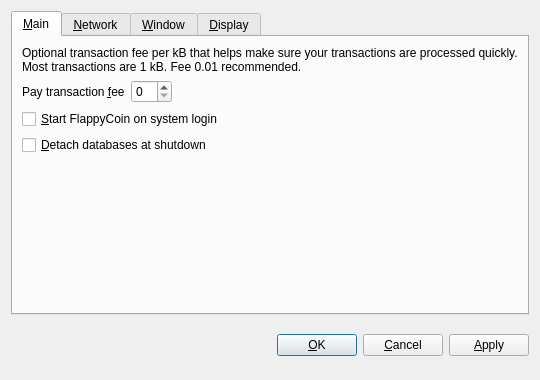
<?xml version="1.0" encoding="UTF-8"?>
<ui version="4.0">
 <class>OptionsDialog</class>
 <widget class="QDialog" name="OptionsDialog">
  <property name="geometry">
   <rect>
    <x>0</x>
    <y>0</y>
    <width>540</width>
    <height>380</height>
   </rect>
  </property>
  <property name="windowTitle">
   <string>Options</string>
  </property>
  <property name="modal">
   <bool>true</bool>
  </property>
  <layout class="QVBoxLayout" name="verticalLayout">
   <item>
    <widget class="QTabWidget" name="tabWidget">
     <property name="tabPosition">
      <enum>QTabWidget::North</enum>
     </property>
     <property name="currentIndex">
      <number>0</number>
     </property>
     <widget class="QWidget" name="tabMain">
      <attribute name="title">
       <string>&amp;Main</string>
      </attribute>
      <layout class="QVBoxLayout" name="verticalLayout_Main">
       <item>
        <widget class="QLabel" name="transactionFeeInfoLabel">
         <property name="text">
          <string>Optional transaction fee per kB that helps make sure your transactions are processed quickly. Most transactions are 1 kB. Fee 0.01 recommended.</string>
         </property>
         <property name="textFormat">
          <enum>Qt::PlainText</enum>
         </property>
         <property name="wordWrap">
          <bool>true</bool>
         </property>
        </widget>
       </item>
       <item>
        <layout class="QHBoxLayout" name="horizontalLayout_Main">
         <item>
          <widget class="QLabel" name="transactionFeeLabel">
           <property name="text">
            <string>Pay transaction &amp;fee</string>
           </property>
           <property name="textFormat">
            <enum>Qt::PlainText</enum>
           </property>
           <property name="buddy">
            <cstring>transactionFee</cstring>
           </property>
          </widget>
         </item>
         <item>
          <widget class="BitcoinAmountField" name="transactionFee"/>
         </item>
         <item>
          <spacer name="horizontalSpacer_Main">
           <property name="orientation">
            <enum>Qt::Horizontal</enum>
           </property>
           <property name="sizeHint" stdset="0">
            <size>
             <width>40</width>
             <height>20</height>
            </size>
           </property>
          </spacer>
         </item>
        </layout>
       </item>
       <item>
        <widget class="QCheckBox" name="bitcoinAtStartup">
         <property name="toolTip">
          <string>Automatically start FlappyCoin after logging in to the system.</string>
         </property>
         <property name="text">
          <string>&amp;Start FlappyCoin on system login</string>
         </property>
        </widget>
       </item>
       <item>
        <widget class="QCheckBox" name="detachDatabases">
         <property name="toolTip">
          <string>Detach block and address databases at shutdown. This means they can be moved to another data directory, but it slows down shutdown. The wallet is always detached.</string>
         </property>
         <property name="text">
          <string>&amp;Detach databases at shutdown</string>
         </property>
        </widget>
       </item>
       <item>
        <spacer name="verticalSpacer_Main">
         <property name="orientation">
          <enum>Qt::Vertical</enum>
         </property>
         <property name="sizeHint" stdset="0">
          <size>
           <width>20</width>
           <height>40</height>
          </size>
         </property>
        </spacer>
       </item>
      </layout>
     </widget>
     <widget class="QWidget" name="tabNetwork">
      <attribute name="title">
       <string>&amp;Network</string>
      </attribute>
      <layout class="QVBoxLayout" name="verticalLayout_Network">
       <item>
        <widget class="QCheckBox" name="mapPortUpnp">
         <property name="toolTip">
          <string>Automatically open the FlappyCoin client port on the router. This only works when your router supports UPnP and it is enabled.</string>
         </property>
         <property name="text">
          <string>Map port using &amp;UPnP</string>
         </property>
        </widget>
       </item>
       <item>
        <widget class="QCheckBox" name="connectSocks">
         <property name="toolTip">
          <string>Connect to the FlappyCoin network through a SOCKS proxy (e.g. when connecting through Tor).</string>
         </property>
         <property name="text">
          <string>&amp;Connect through SOCKS proxy:</string>
         </property>
        </widget>
       </item>
       <item>
        <layout class="QHBoxLayout" name="horizontalLayout_Network">
         <item>
          <widget class="QLabel" name="proxyIpLabel">
           <property name="text">
            <string>Proxy &amp;IP:</string>
           </property>
           <property name="textFormat">
            <enum>Qt::PlainText</enum>
           </property>
           <property name="buddy">
            <cstring>proxyIp</cstring>
           </property>
          </widget>
         </item>
         <item>
          <widget class="QValidatedLineEdit" name="proxyIp">
           <property name="maximumSize">
            <size>
             <width>140</width>
             <height>16777215</height>
            </size>
           </property>
           <property name="toolTip">
            <string>IP address of the proxy (e.g. 127.0.0.1)</string>
           </property>
          </widget>
         </item>
         <item>
          <widget class="QLabel" name="proxyPortLabel">
           <property name="text">
            <string>&amp;Port:</string>
           </property>
           <property name="textFormat">
            <enum>Qt::PlainText</enum>
           </property>
           <property name="buddy">
            <cstring>proxyPort</cstring>
           </property>
          </widget>
         </item>
         <item>
          <widget class="QLineEdit" name="proxyPort">
           <property name="maximumSize">
            <size>
             <width>55</width>
             <height>16777215</height>
            </size>
           </property>
           <property name="toolTip">
            <string>Port of the proxy (e.g. 9050)</string>
           </property>
          </widget>
         </item>
         <item>
          <widget class="QLabel" name="socksVersionLabel">
           <property name="text">
            <string>SOCKS &amp;Version:</string>
           </property>
           <property name="textFormat">
            <enum>Qt::PlainText</enum>
           </property>
           <property name="buddy">
            <cstring>socksVersion</cstring>
           </property>
          </widget>
         </item>
         <item>
          <widget class="QValueComboBox" name="socksVersion">
           <property name="toolTip">
            <string>SOCKS version of the proxy (e.g. 5)</string>
           </property>
          </widget>
         </item>
         <item>
          <spacer name="horizontalSpacer_Network">
           <property name="orientation">
            <enum>Qt::Horizontal</enum>
           </property>
           <property name="sizeHint" stdset="0">
            <size>
             <width>40</width>
             <height>20</height>
            </size>
           </property>
          </spacer>
         </item>
        </layout>
       </item>
       <item>
        <spacer name="verticalSpacer_Network">
         <property name="orientation">
          <enum>Qt::Vertical</enum>
         </property>
         <property name="sizeHint" stdset="0">
          <size>
           <width>20</width>
           <height>40</height>
          </size>
         </property>
        </spacer>
       </item>
      </layout>
     </widget>
     <widget class="QWidget" name="tabWindow">
      <attribute name="title">
       <string>&amp;Window</string>
      </attribute>
      <layout class="QVBoxLayout" name="verticalLayout_Window">
       <item>
        <widget class="QCheckBox" name="minimizeToTray">
         <property name="toolTip">
          <string>Show only a tray icon after minimizing the window.</string>
         </property>
         <property name="text">
          <string>&amp;Minimize to the tray instead of the taskbar</string>
         </property>
        </widget>
       </item>
       <item>
        <widget class="QCheckBox" name="minimizeOnClose">
         <property name="toolTip">
          <string>Minimize instead of exit the application when the window is closed. When this option is enabled, the application will be closed only after selecting Quit in the menu.</string>
         </property>
         <property name="text">
          <string>M&amp;inimize on close</string>
         </property>
        </widget>
       </item>
       <item>
        <spacer name="verticalSpacer_Window">
         <property name="orientation">
          <enum>Qt::Vertical</enum>
         </property>
         <property name="sizeHint" stdset="0">
          <size>
           <width>20</width>
           <height>40</height>
          </size>
         </property>
        </spacer>
       </item>
      </layout>
     </widget>
     <widget class="QWidget" name="tabDisplay">
      <attribute name="title">
       <string>&amp;Display</string>
      </attribute>
      <layout class="QVBoxLayout" name="verticalLayout_Display">
       <item>
        <layout class="QHBoxLayout" name="horizontalLayout_1_Display">
         <item>
          <widget class="QLabel" name="langLabel">
           <property name="text">
            <string>User Interface &amp;language:</string>
           </property>
           <property name="textFormat">
            <enum>Qt::PlainText</enum>
           </property>
           <property name="buddy">
            <cstring>lang</cstring>
           </property>
          </widget>
         </item>
         <item>
          <widget class="QValueComboBox" name="lang">
           <property name="toolTip">
            <string>The user interface language can be set here. This setting will take effect after restarting FlappyCoin.</string>
           </property>
          </widget>
         </item>
        </layout>
       </item>
       <item>
        <layout class="QHBoxLayout" name="horizontalLayout_2_Display">
         <item>
          <widget class="QLabel" name="unitLabel">
           <property name="text">
            <string>&amp;Unit to show amounts in:</string>
           </property>
           <property name="textFormat">
            <enum>Qt::PlainText</enum>
           </property>
           <property name="buddy">
            <cstring>unit</cstring>
           </property>
          </widget>
         </item>
         <item>
          <widget class="QValueComboBox" name="unit">
           <property name="toolTip">
            <string>Choose the default subdivision unit to show in the interface and when sending coins.</string>
           </property>
          </widget>
         </item>
        </layout>
       </item>
       <item>
        <widget class="QCheckBox" name="displayAddresses">
         <property name="toolTip">
          <string>Whether to show FlappyCoin addresses in the transaction list or not.</string>
         </property>
         <property name="text">
          <string>&amp;Display addresses in transaction list</string>
         </property>
        </widget>
       </item>
       <item>
        <widget class="QCheckBox" name="coinControlFeatures">
         <property name="toolTip">
          <string>Whether to show coin control features or not.</string>
         </property>
         <property name="text">
          <string>Display coin &amp;control features (experts only!)</string>
         </property>
        </widget>
       </item>
       <item>
        <widget class="QCheckBox" name="showShopDonate">
         <property name="text">
          <string>Show Shop Donate (Requires restart)</string>
         </property>
        </widget>
       </item>
       <item>
        <widget class="QCheckBox" name="showOverviewNews">
         <property name="text">
          <string>Show overview news (Requires restart)</string>
         </property>
        </widget>
       </item>
       <item>
        <spacer name="verticalSpacer_Display">
         <property name="orientation">
          <enum>Qt::Vertical</enum>
         </property>
         <property name="sizeHint" stdset="0">
          <size>
           <width>20</width>
           <height>40</height>
          </size>
         </property>
        </spacer>
       </item>
      </layout>
     </widget>
    </widget>
   </item>
   <item>
    <layout class="QHBoxLayout" name="horizontalLayout_Buttons">
     <item>
      <spacer name="horizontalSpacer_1">
       <property name="orientation">
        <enum>Qt::Horizontal</enum>
       </property>
       <property name="sizeHint" stdset="0">
        <size>
         <width>40</width>
         <height>48</height>
        </size>
       </property>
      </spacer>
     </item>
     <item>
      <widget class="QLabel" name="statusLabel">
       <property name="font">
        <font>
         <weight>75</weight>
         <bold>true</bold>
        </font>
       </property>
       <property name="text">
        <string/>
       </property>
       <property name="textFormat">
        <enum>Qt::PlainText</enum>
       </property>
       <property name="wordWrap">
        <bool>true</bool>
       </property>
      </widget>
     </item>
     <item>
      <spacer name="horizontalSpacer_2">
       <property name="orientation">
        <enum>Qt::Horizontal</enum>
       </property>
       <property name="sizeHint" stdset="0">
        <size>
         <width>40</width>
         <height>48</height>
        </size>
       </property>
      </spacer>
     </item>
     <item>
      <widget class="QPushButton" name="okButton">
       <property name="text">
        <string>&amp;OK</string>
       </property>
      </widget>
     </item>
     <item>
      <widget class="QPushButton" name="cancelButton">
       <property name="text">
        <string>&amp;Cancel</string>
       </property>
       <property name="autoDefault">
        <bool>false</bool>
       </property>
      </widget>
     </item>
     <item>
      <widget class="QPushButton" name="applyButton">
       <property name="text">
        <string>&amp;Apply</string>
       </property>
       <property name="autoDefault">
        <bool>false</bool>
       </property>
      </widget>
     </item>
    </layout>
   </item>
  </layout>
 </widget>
 <customwidgets>
  <customwidget>
   <class>BitcoinAmountField</class>
   <extends>QSpinBox</extends>
   <header>bitcoinamountfield.h</header>
  </customwidget>
  <customwidget>
   <class>QValueComboBox</class>
   <extends>QComboBox</extends>
   <header>qvaluecombobox.h</header>
  </customwidget>
  <customwidget>
   <class>QValidatedLineEdit</class>
   <extends>QLineEdit</extends>
   <header>qvalidatedlineedit.h</header>
  </customwidget>
 </customwidgets>
 <resources/>
 <connections/>
</ui>
